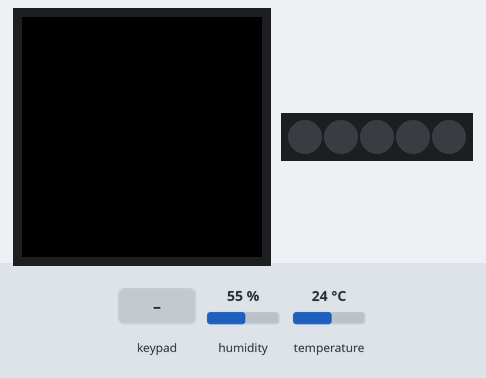
This sketch was run on a simulated Arduino MKR. Parts: 240×240 colour display, 5 RGB LEDs in strip order, left to right. Inputs (shaded band) come from the test bench; at power-on: humidity 55 %, temperature 24 °C. What the sketch prints to the serial monitor is not drawn.

Above: at 1.4 s.
1.5 s: key '0' pressed
At 2.7 s:
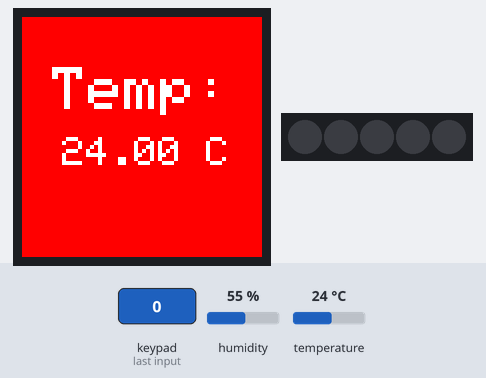
3.0 s: keypad keys 1 2 pressed 0.4 s apart
At 3.9 s:
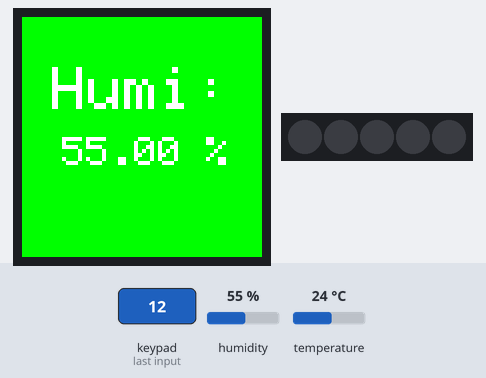
Timing chart, 0 to 4.8 s (numbered marks = the images above; inputs shaded):
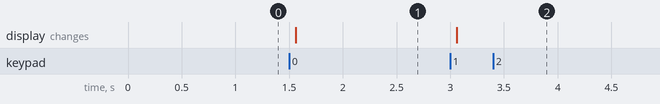

The sketch:

tempHumiSensor.ino
```cpp
#include <Arduino_MKRIoTCarrier.h>
MKRIoTCarrier carrier;

float temperature = 0;
float humidity = 0;

void setup() {

  while(!Serial);
  Serial.begin(9600);  // Baud rate of 9600 | standard

  // Enclosure not mounted to case
  carrier.noCase();

  // Initialize IoTSK carrier and output errors to serial monitor
  carrier.begin();
}

// Display functions
void displayTemperature() {

  // Configure
  carrier.display.fillScreen(ST77XX_RED);      // Red bg
  carrier.display.setTextColor(ST77XX_WHITE);  // White text
  carrier.display.setTextSize(6);

  // Display
  carrier.display.setCursor(30, 50);
  carrier.display.print("Temp: ");
  carrier.display.setTextSize(4);
  carrier.display.setCursor(40, 120);
  carrier.display.print(temperature);
  carrier.display.print(" C");
}

int humidity_safety(double humidity) {
  if (humidity > 80.0) {
    return ST77XX_RED;
  } else if (60.0 <= humidity && humidity <= 80.0) {
    return ST77XX_YELLOW;
  }

  return ST77XX_GREEN;
}

void displayHumidity() {

  // Configure
  carrier.display.fillScreen(humidity_safety(humidity));  // Bg depends on safety of humidity
  carrier.display.setTextColor(ST77XX_WHITE);             // White text
  carrier.display.setTextSize(6);

  // Display
  carrier.display.setCursor(30, 50);
  carrier.display.print("Humi: ");
  carrier.display.setTextSize(4);
  carrier.display.setCursor(40, 120);
  carrier.display.print(humidity);
  carrier.display.print(" %");
}

void loop() {

  // Read sensor values
  temperature = carrier.Env.readTemperature();
  humidity = carrier.Env.readHumidity();

  // Update touch buttons
  carrier.Buttons.update();

  // Display values to serial monitor and screen
  Serial.println(temperature);

  if (carrier.Buttons.onTouchDown(TOUCH0)) {
    displayTemperature();
  }

  if (carrier.Buttons.onTouchDown(TOUCH1)) {
    displayHumidity();
  }
}
```

Measured:
- after the input at 1.5 s, the display: changes after 0.06 s (image 1)
- after the input at 3.0 s, the display: changes after 0.06 s (image 2)
